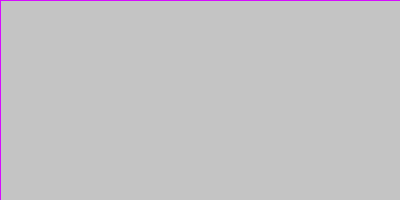
Frame 1 (no input)
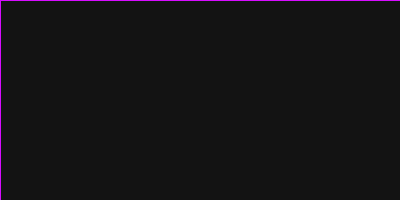
Frame 60 (the mouse pressed at the canvas centre just before this capture)
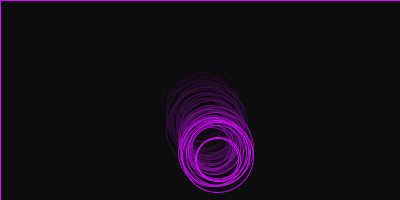
Frame 120 (the mouse held since frame 60 and released just before this capture)

The Processing sketch that drew these frames (run headless with seeded random() and noise(); from frame 60 on, the mouse is pressed at the canvas centre):

// Processing sketch: sketch_62
// ── sketch_62.pde

// episode #62 fun programming
// a screen full of bouncing circles

// intial position for our circle
float circle_x[] = {};
float circle_y[] = {};
// how much to move the circle on each frame
float move_x[] = {};
float move_y[] = {};

void setup() {
  size(400, 200);
  stroke(#D60DFF);
  //  strokeWeight(7);
}

void draw() {
  //  background(#21EA73);

  fill(0, 10);
  rect(0, 0, width, height);
  noFill();

  int i = 0;
  while (i < circle_x.length) {
    float sz = random(40, 80); // size
    ellipse(circle_x[i]+random(-3, 3), circle_y[i]+random(-3, 3), sz, sz);
    circle_x[i] = circle_x[i] + move_x[i];
    circle_y[i] = circle_y[i] + move_y[i];

    if (circle_x[i] > width) {
      circle_x[i] = width;
      move_x[i] = -move_x[i];
    }
    if (circle_y[i] > height) {
      circle_y[i] = 0;
      //move_y[i] = -move_y[i];
    }
    if (circle_x[i] < 0) {
      circle_x[i] = 0;
      move_x[i] = -move_x[i];
    }
    if (circle_y[i] < 0) {
      circle_y[i] = 0;
      move_y[i] = -move_y[i];
    }    
    i = i + 1;
  }

}

void mousePressed() {
  circle_x = append(circle_x, mouseX);
  circle_y = append(circle_y, mouseY);
  move_x = append(move_x, random(-1, 1));
  move_y = append(move_y, random(1, 1));
}
